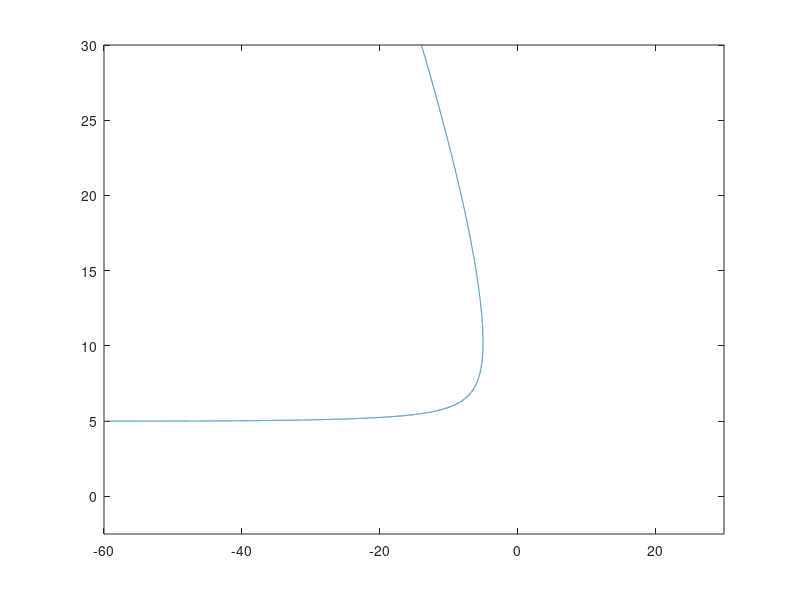

Recreate this plot in MATLAB.
clear;
h=0.01;
N=20000;
k=1;
x(1)=-60;
y(1)=5;
u(1)=0.5;
v(1)=0;
t(1)=0;

f1=@(x,t) k*x/((x^2+y^2)^1.5);
f2=@(x,t) k*y/((x^2+y^2)^1.5);

i=1;
while i<N
  
  k1=f1(x(i),y(i));
  k2=f1(x(i)+h*k1/2,y(i)+h*k1/2);
  k3=f1(x(i)+h*k2/2,y(i)+h*k2/2);
  k4=f1(x(i)+h*k3,y(i)+h*k3);
  u(i+1)=u(i)+(h/6)*(k1+2*k2+2*k3+k4);
  x(i+1)=x(i)+h*u(i);
  
  k11=f2(x(i),y(i));
  k22=f2(x(i)+h*k11/2,y(i)+h*k11/2);
  k33=f2(x(i)+h*k22/2,y(i)+h*k22/2);
  k44=f2(x(i)+h*k33,y(i)+h*k33);
  v(i+1)=v(i)+(h/6)*(k11+2*k22+2*k33+k44);
  y(i+1)=y(i)+h*v(i);
  
  t(i+1)=t(i)+h;
  i++;
end

x1=[0];
y1=[0];
plot(x,y);
xlim([-60 30]);
ylim([-2.5 30]);
#hold on;
#plot(x1,y1,'Markersize')
